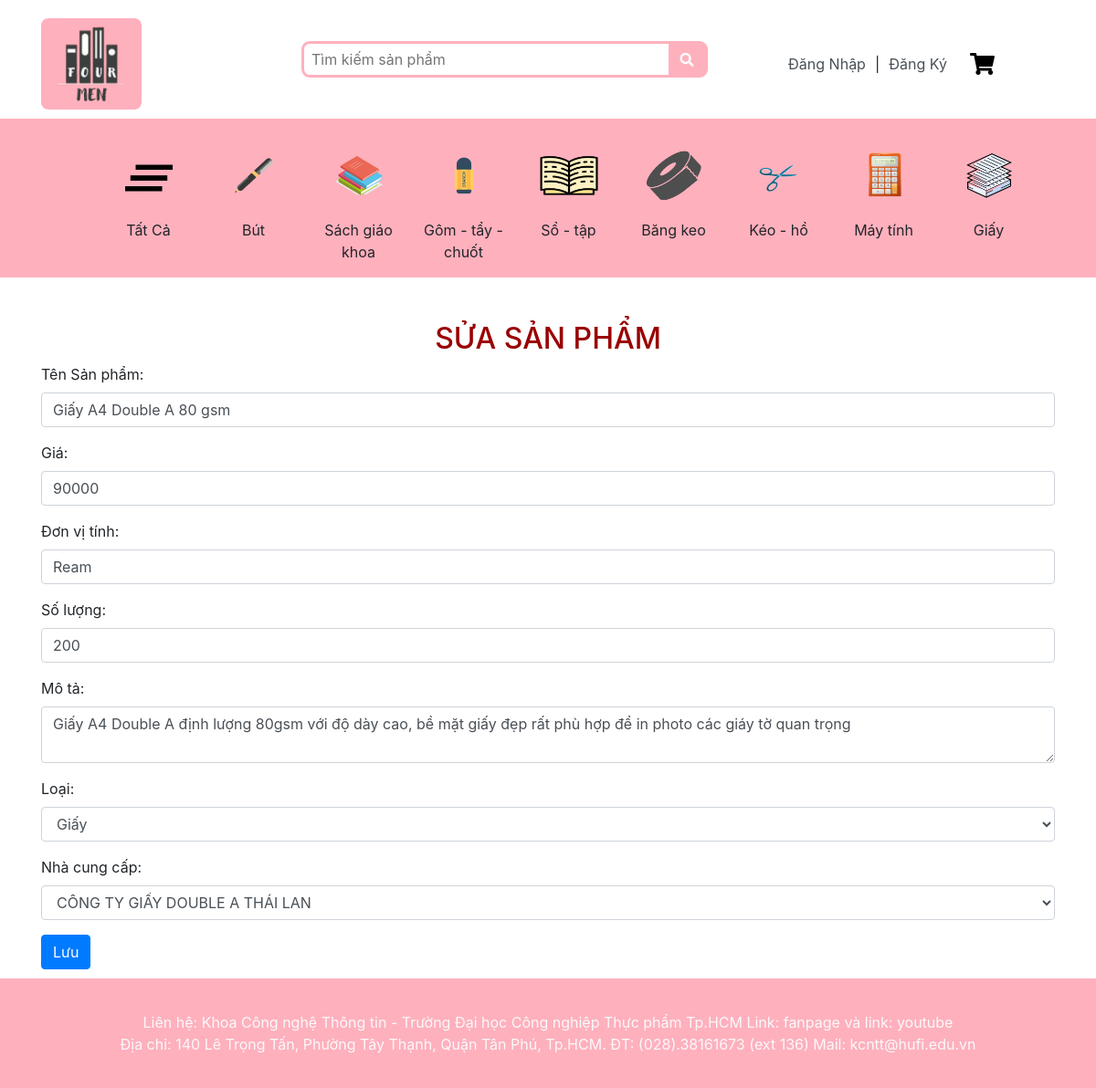
Page /SuaSanPham.php?id=1 on the committed database.
### tables this page shows
CREATE TABLE `loaisp` (
  `MaLoai` int(10) NOT NULL,
  `TenLoai` varchar(255) NOT NULL,
  `hinh` varchar(200) NOT NULL
);

CREATE TABLE `sanpham` (
  `MaSP` int(10) NOT NULL,
  `MaLoai` int(10) NOT NULL,
  `MaNCC` int(10) NOT NULL,
  `TenSP` varchar(200) NOT NULL,
  `Gia` float NOT NULL,
  `DVT` varchar(20) NOT NULL DEFAULT 'Cái',
  `SoLuongTonKho` int(255) NOT NULL,
  `MoTaSP` varchar(255) NOT NULL
);

CREATE TABLE `nhacungcap` (
  `MaNCC` int(11) NOT NULL,
  `TenNCC` varchar(255) NOT NULL,
  `SDT_NCC` varchar(255) NOT NULL,
  `Email_NCC` varchar(255) NOT NULL,
  `DiaChi_NCC` varchar(255) NOT NULL
);

### SuaSanPham.php (the view, shortened to what this page needs)
<!DOCTYPE html>
<html lang="en">
<head>
    <link rel="stylesheet" href="https://stackpath.bootstrapcdn.com/bootstrap/4.5.2/css/bootstrap.min.css">
    <link rel="stylesheet" href="styles.css">
</head>
<?php
    $pdo = new PDO("mysql:host=localhost;dbname=ql_vanphongpham", "root", "");
    $pdo->setAttribute(PDO::ATTR_ERRMODE, PDO::ERRMODE_EXCEPTION);
    $pdo->query("set names utf8");
    $maSanPham = $_GET['id'];
    $sql = "SELECT * FROM sanpham WHERE MaSP = :maSanPham";
    $stmt = $pdo->prepare($sql);
    $stmt->bindParam(':maSanPham', $maSanPham);
    $stmt->execute();
    $product = $stmt->fetch(PDO::FETCH_ASSOC);
    $sqlNCC = "SELECT MaNCC, TenNCC FROM nhacungcap";
    $ncc = $pdo->query($sqlNCC);
    $sqlLoai = "SELECT MaLoai, TenLoai FROM loaisp";
    $loai = $pdo->query($sqlLoai);
?>
<body>
    <?php
    include "Header.php";
    include "SubHeader.php";
    ?>
    <div class="container mt-5">
        <h2 align="center" style="color:#900;">SỬA SẢN PHẨM</h2>
        <form action="SuaSanPham.php" method="POST">
            <div class="form-group">
                <label for="tenSanPham">Tên Sản phẩm:</label>
                <input type="text" class="form-control" id="tenSanPham" name="tenSanPham" value="<?php echo $product['TenSP']; ?>">
            </div>
            <div class="form-group">
                <label for="gia">Giá:</label>
                <input type="text" class="form-control" id="gia" name="gia" value="<?php echo $product['Gia']; ?>">
            </div>
            <div class="form-group">
                <label for="donViTinh">Đơn vị tính:</label>
                <input type="text" class="form-control" id="donViTinh" name="donViTinh" value="<?php echo $product['DVT']; ?>">
            </div>
            <div class="form-group">
                <label for="soLuongTonKho">Số lượng:</label>
                <input type="text" class="form-control" id="soLuongTonKho" name="soLuongTonKho" value="<?php echo $product['SoLuongTonKho']; ?>">
            </div>
            <div class="form-group">
                <label for="moTa">Mô tả:</label>
                <textarea class="form-control" id="moTa" name="moTa"><?php echo $product['MoTaSP']; ?></textarea>
            </div>
            <div class="form-group">
                <label for="maLoai">Loại:</label>
                <select class="form-control" id="maLoai" name="maLoai">
                    <?php foreach ($loai as $category): ?>
                        <option value="<?php echo $category['MaLoai']; ?>" <?php if ($category['MaLoai'] == $product['MaLoai']) echo 'selected'; ?>><?php echo $category['TenLoai']; ?></option>
                    <?php endforeach; ?>
                </select>
            </div>
            <div class="form-group">
                <label for="maNCC">Nhà cung cấp:</label>
                <select class="form-control" id="maNCC" name="maNCC">
                    <?php foreach ($ncc as $supplier): ?>
                        <option value="<?php echo $supplier['MaNCC']; ?>" <?php if ($supplier['MaNCC'] == $product['MaNCC']) echo 'selected'; ?>><?php echo $supplier['TenNCC']; ?></option>
                    <?php endforeach; ?>
                </select>
            </div>
            <button type="submit" class="btn btn-primary">Lưu</button>
        </form>
    </div>
    <?php
    include "Footer.php";
    ?>
</body>
</html>

### SubHeader.php (shortened to what this page needs)
<!DOCTYPE html>
<html>
<head>
    <link rel="stylesheet" href="https://maxcdn.bootstrapcdn.com/bootstrap/4.0.0/css/bootstrap.min.css">
    <link rel="stylesheet" href="https://cdnjs.cloudflare.com/ajax/libs/font-awesome/5.15.4/css/all.min.css">
</head>
<body>
    <?php
    $pdo = new PDO("mysql:host=localhost;dbname=ql_vanphongpham", "root", "");
    $pdo->query("set names utf8");
    $sql = "SELECT * FROM loaisp";
    $loaiSPs = $pdo->query($sql);
    ?>
    <div class="subHeader">
        <div class="container">
            <div class="row justify-content-center">
                <div class="col-1 item">
                    <a href="index.php">
                        <img class="hinhsubHeader" src="image/LoaiSP/All.png" />
                        <p>Tất Cả</p>
                    </a>
                </div>
                <?php foreach ($loaiSPs as $loaiSP): ?>
                    <div class="col-1 item">
                        <a href="index.php?loaiSP=<?php echo $loaiSP['MaLoai']; ?>">
                            <img class="hinhsubHeader" src="image/LoaiSP/<?php echo $loaiSP['hinh']; ?>" />
                            <p><?php echo $loaiSP['TenLoai']; ?></p>
                        </a>
                    </div>
                <?php endforeach; ?>
            </div>
        </div>
    </div>
</body>
</html>

### styles.css (style rules this page uses)
a { text-decoration: none; color: inherit; display: inline-block; cursor: pointer; }
.subHeader { margin-top: 10px; background-color: #FFB0BD; padding-top: 20px; }
.hinhsubHeader { height: 46px; cursor: pointer; }
.item { text-align: center; }

### SuaSanPham.php (style rules this page uses)
.btn { display: inline-block; font-weight: 400; color: #fff; text-align: center; vertical-align: middle; cursor: pointer; background-color: #007bff; border: 1px solid transparent; padding: .375rem .75rem; font-size: 1rem; line-height: 1.5; border-radius: .25rem; transition: color .15s ease-in-out, background-color .15s ease-in-out, border-color .15s ease-in-out, box-shadow .15s ease-in-out; }

### SubHeader.php (style rules this page uses)
.subHeader { background-color: #FFB0BD; }
.item { text-align: center; margin-left: 20px; }
.hinhsubHeader { width: 70px; height: 70px; display: block; margin: 10px; }
.item p { margin-top: 2px; }
a { text-decoration: none; color: inherit; display: inline-block; cursor: pointer; }

### rows in the picture
loaisp: hinh (picture), TenLoai "Bút"
loaisp: hinh (picture), TenLoai "Sách giáo khoa"
loaisp: hinh (picture), TenLoai "Gôm - tẩy - chuốt"
loaisp: hinh (picture), TenLoai "Sổ - tập"
loaisp: hinh (picture), TenLoai "Băng keo"
loaisp: hinh (picture), TenLoai "Kéo - hồ"
loaisp: hinh (picture), TenLoai "Máy tính"
loaisp: hinh (picture), TenLoai "Giấy"
sanpham: tenSanPham "Giấy A4 Double A 80 gsm", gia "90000", donViTinh "Ream", soLuongTonKho "200", moTa "Giấy A4 Double A định lượng 80gsm với độ dày cao, bề mặt giấy đẹp rất phù hợp để in photo các giáy tờ quan trọng", maLoai "Giấy", maNCC "CÔNG TY GIẤY DOUBLE A THÁI LAN"
